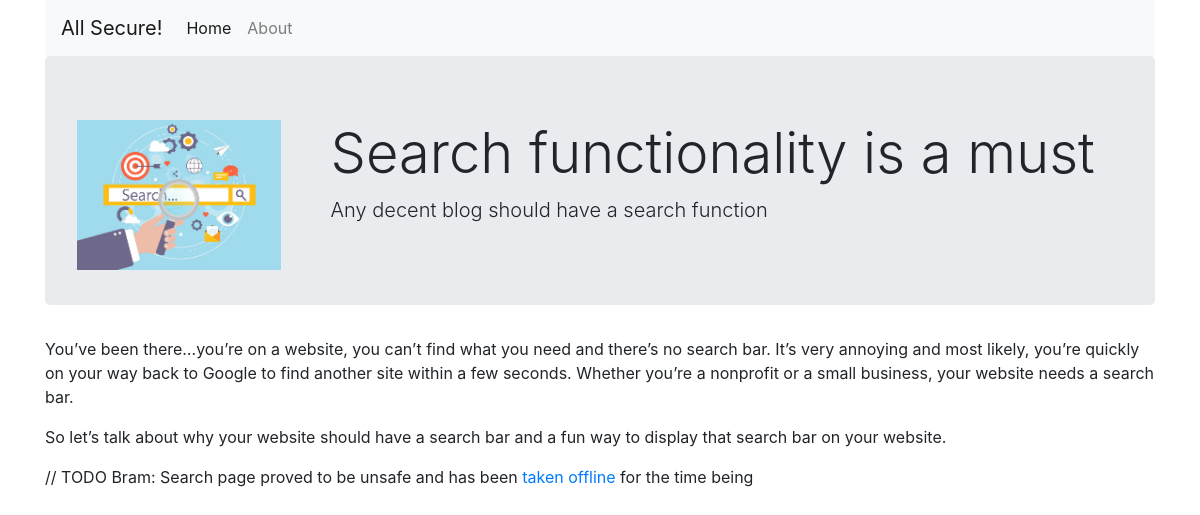
/app/article.php?id=-1, run on the app's committed database.
### tables this page shows
CREATE TABLE articles (
    id          int,
    title       varchar(100),
    excerpt     varchar(500),
    thumbnail   varchar(100),
    article     text
);

### app/article.php (the view, shortened to what this page needs)
<?php include('includes/database.inc.php') ?>
<html lang="en">
    <head>
        <?php include('includes/head.inc.php') ?>
    </head>
    <body>
        <div class="container">
        <?php include('includes/menu.inc.php') ?>
        <?php
            $sql = "SELECT id, title, excerpt, article, thumbnail FROM articles WHERE id = ?;";
            $stmt = $db_conn->prepare($sql);
            $stmt->bind_param("i", $article);
            $stmt->execute();
            $result = $stmt->get_result();
            if ($result->num_rows > 0) {
                while($row = $result->fetch_assoc()) {
            ?>
                <div class="jumbotron">
                    <div style="float: left; margin-right: 50px;">
                        <img src="/assets/thumbnails/<?= $row['thumbnail'] ?>" alt="<?= $row['title'] ?>" height="150" />
                    </div>
                    <h1 class="display-4"><?= $row['title'] ?></h1>
                    <p class="lead"><?= $row['excerpt'] ?></p>
                </div>
                <article>
                    <?= $row['article'] ?>
                </article>
            <?php
                    }
                }
        ?>
        </div>
    </body>
</html>

### data on the page
articles: thumbnail (picture), title "Search functionality is a must", excerpt "Any decent blog should have a search function", article "You’ve been there…you’re on a website, you can’t find what you need and there’s no search bar. It’s very annoying and most likely, you’re quickly on your way back to Google to find another site within a few seconds. Whether you’re a nonprofit or a small business, your website needs a search bar. So let’s talk about why your website should have a search bar and a fun way to display that search bar on your website. // TODO Bram: Search page proved to be unsafe and has been taken offline for the time being"
